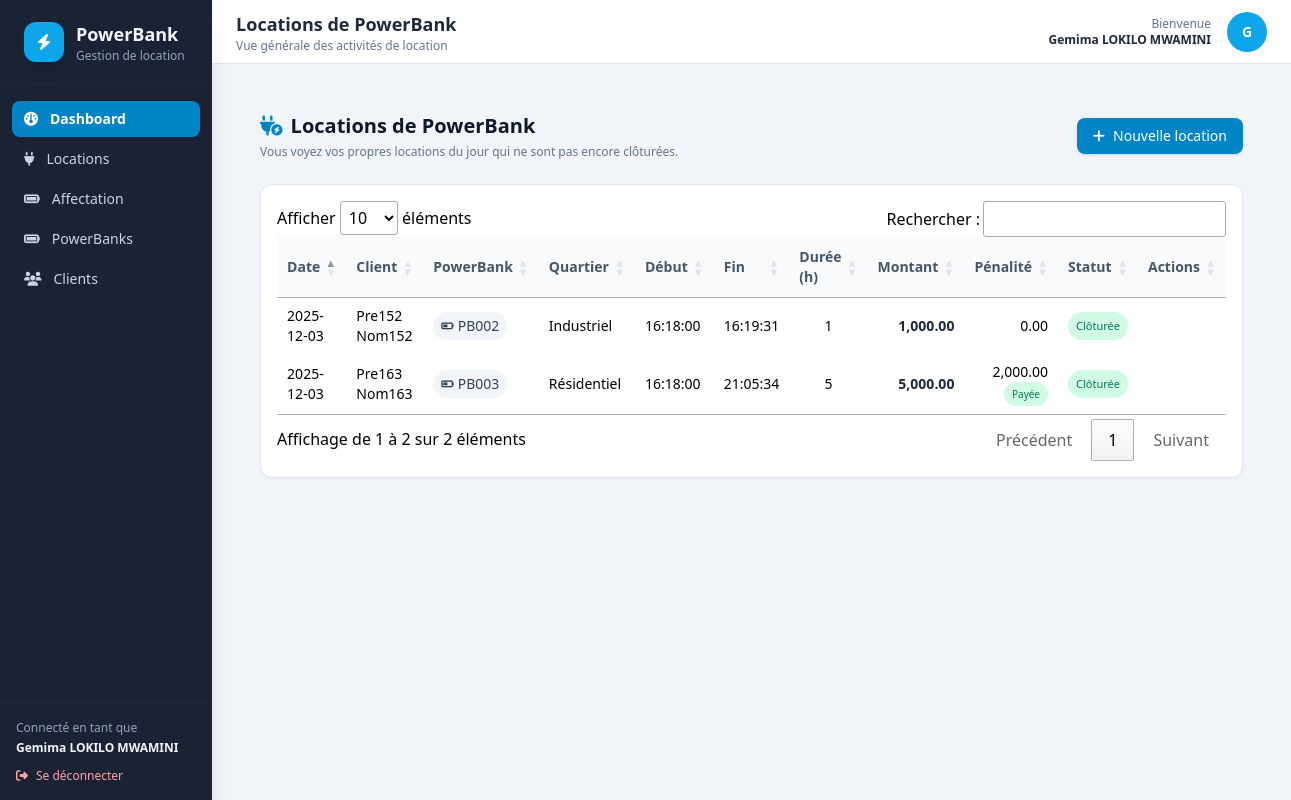
The page /index.php?controller=location&action=index (signed in) on the database its author committed.
### tables this page shows
CREATE TABLE `location` (
  `id` int(11) NOT NULL,
  `dateLocation` datetime NOT NULL,
  `heureDebut` time NOT NULL,
  `duree` int(11) NOT NULL,
  `heureFin` time NOT NULL,
  `idAffectation` int(11) NOT NULL,
  `idClient` int(11) NOT NULL,
  `idAgent` int(11) NOT NULL,
  `pt` float NOT NULL,
  `statut` varchar(20) NOT NULL DEFAULT 'demarree',
  `penalite` float NOT NULL DEFAULT 0,
  `montantPenalitePaye` decimal(10,2) DEFAULT NULL,
  `datePaiementPenalite` datetime DEFAULT NULL,
  `statutPenalite` enum('aucune','due','paye','non_paye') NOT NULL DEFAULT 'aucune'
);

CREATE TABLE `power_bank` (
  `id` int(11) NOT NULL,
  `codePower` varchar(15) NOT NULL,
  `dateAcquis` date NOT NULL,
  `capacite` varchar(20) NOT NULL,
  `presentationEcran` varchar(100) NOT NULL,
  `idTypeCable` int(11) NOT NULL,
  `idStatut` int(11) NOT NULL,
  `tarif` float NOT NULL
);

CREATE TABLE `quartier` (
  `id` int(11) NOT NULL,
  `nomQuartier` varchar(50) NOT NULL,
  `idCommune` int(11) NOT NULL
);

### core/Controller.php (called while the page is built, shortened)
<?php
class Controller
{
    protected function render(string $view, array $data = [], string $layout = '')
    {
        extract($data);
        $viewFile = __DIR__ . '/../app/Views/' . $view . '.php';
        include $viewFile;
    }
}

### app/Controllers/LocationController.php (called while the page is built, shortened)
<?php
require_once __DIR__ . '/../../core/Controller.php';
require_once __DIR__ . '/../Models/Location.php';
class LocationController extends Controller
{
    public function index()
    {
        $pdo             = Database::getConnection();
        $idAgentConnecte = (int)$_SESSION['user_id'];
        $stmt = $pdo->prepare("SELECT idFonction FROM agent WHERE id = :id LIMIT 1");
        $stmt->execute(['id' => $idAgentConnecte]);
        $idFonction = (int)$stmt->fetchColumn();
        $role = 'simple';
        if ($idFonction === 1) {
            $locations = Location::all();
            $role      = 'super';
        } elseif ($idFonction === 2) {
            $locations = Location::allForAdminCreator($idAgentConnecte);
            $role      = 'admin';
        } else {
            $locations = Location::allForAgent($idAgentConnecte);
            $role      = 'simple';
        }
        $this->render('location/index', [
            'title'     => 'Locations de PowerBank',
            'locations' => $locations,
            'role'      => $role,
        ], 'dashboard');
    }
}

### core/Router.php (called while the page is built, shortened)
<?php
class Router
{
    public function dispatch(array $params = [])
    {
        $actionName     = isset($params['action']) ? $params['action'] : 'loginForm';
        $controller = new $controllerClass();
        $controller->$actionName();
    }
}

### index.php (called while the page is built, shortened)
<?php
require_once __DIR__ . '/core/Router.php';
$router = new Router();
$router->dispatch($_GET);

### app/Models/Location.php (called while the page is built, shortened)
<?php
class Location
{
    public function __construct(array $data = [])
    {
        $this->dateLocation  = $data['dateLocation'] ?? null;
        $this->heureDebut    = $data['heureDebut'] ?? null;
        $this->duree         = $data['duree'] ?? 0;
        $this->heureFin      = $data['heureFin'] ?? null;
        $this->pt            = $data['pt'] ?? 0;
        $this->statut   = $data['statut']   ?? 'demarree';
        $this->penalite = $data['penalite'] ?? 0;
        $this->clientNom   = $data['clientNom']   ?? null;
        $this->quartierNom = $data['quartierNom'] ?? null;
        $this->powerCode   = $data['powerCode']   ?? null;
         $this->statutPenalite = $data['statutPenalite'] ?? null;
    }
    public static function allForAgent(int $idAgent): array
    {
        $pdo = Database::getConnection();
        $sql = "
            SELECT
                l.*,
                CONCAT(c.prenom, ' ', c.nom) AS clientNom,
                CONCAT(ag.prenom, ' ', ag.nom) AS agentNom,
                q.nomQuartier AS quartierNom,
                pb.codePower  AS powerCode,
                c.idEtat AS clientEtat
            FROM location l
            INNER JOIN clients c      ON c.id = l.idClient
            LEFT JOIN quartier q      ON q.id = c.idQuartier
            INNER JOIN affectation a  ON a.id = l.idAffectation
            INNER JOIN agent ag       ON ag.id = a.idAgent
            INNER JOIN power_bank pb  ON pb.id = a.idPower
            WHERE l.idAgent = :idAgent
            ORDER BY l.dateLocation DESC, l.id DESC
        ";
        $stmt = $pdo->prepare($sql);
        $stmt->execute(['idAgent' => $idAgent]);
        $rows = $stmt->fetchAll(PDO::FETCH_ASSOC);
        return array_map(fn($row) => new Location($row), $rows);
    }
}

### app/Views/location/index.php (the view, shortened to what this page needs)
<?php
$role         = $role         ?? 'simple';
?>
<div class="p-4 sm:p-6">
    <div class="flex flex-col sm:flex-row sm:items-center sm:justify-between gap-4 mb-6">
        <div>
            <h1 class="text-xl font-semibold text-slate-900 flex items-center gap-2">
                <i class="fa-solid fa-plug-circle-bolt text-sky-600"></i>
                <span><?= htmlspecialchars($title) ?></span>
            </h1>
            <?php if ($role === 'super'): ?>
                <p class="text-xs text-emerald-600 mt-1">
                    Vous voyez toutes les locations (toutes dates, tous statuts).
                </p>
            <?php elseif ($role === 'admin'): ?>
                <p class="text-xs text-slate-500 mt-1">
                    Vous voyez les locations du jour, non clôturées, effectuées par vos agents affectés.
                </p>
            <?php else: ?>
                <p class="text-xs text-slate-500 mt-1">
                    Vous voyez vos propres locations du jour qui ne sont pas encore clôturées.
                </p>
            <?php endif; ?>
        </div>
        <?php if ($role === 'simple'): ?>
            <a href="index.php?controller=location&action=create"
               class="inline-flex items-center gap-2 bg-sky-600 hover:bg-sky-700 text-white px-4 py-2 rounded-lg shadow text-sm">
                <i class="fa-solid fa-plus"></i>
                Nouvelle location
            </a>
        <?php endif; ?>
    </div>
    <div class="bg-white rounded-xl shadow-sm border border-slate-200">
        <div class="overflow-x-auto p-2 sm:p-4">
            <div class="w-full">
                <div class="hidden md:block overflow-x-auto">
                    <table id="locationTable" class="min-w-full text-xs sm:text-sm">
                        <thead class="bg-slate-50 border-b border-slate-200">
                        <tr class="text-left text-slate-600">
                            <th class="px-4 py-2">Date</th>
                            <th class="px-4 py-2">Client</th>
                            <th class="px-4 py-2">PowerBank</th>
                            <th class="px-4 py-2">Quartier</th>
                            <th class="px-4 py-2">Début</th>
                            <th class="px-4 py-2">Fin</th>
                            <th class="px-4 py-2 text-center">Durée (h)</th>
                            <th class="px-4 py-2 text-right">Montant</th>
                            <th class="px-4 py-2 text-right">Pénalité</th>
                            <th class="px-4 py-2 text-center">Statut</th>
                            <th class="px-4 py-2 text-center">Actions</th>
                        </tr>
                        </thead>
                        <tbody class="divide-y divide-slate-100">
                        <?php if (!empty($locations)) : ?>
                            <?php foreach ($locations as $loc) :
                                $penalite       = (float)($loc->penalite ?? 0);
                                $statutPenalite = $loc->statutPenalite ?? 'aucune';
                            ?>
                                <tr class="hover:bg-slate-50">
                                    <td class="px-4 py-2">
                                        <?= htmlspecialchars(substr($loc->dateLocation, 0, 10)) ?>
                                    </td>
                                    <td class="px-4 py-2">
                                        <?= htmlspecialchars($loc->clientNom ?? '') ?>
                                    </td>
                                    <td class="px-4 py-2">
                                        <span class="inline-flex items-center gap-1 px-2 py-1 rounded-full bg-slate-100 text-slate-700">
                                            <i class="fa-solid fa-battery-half text-[11px]"></i>
                                            <?= htmlspecialchars($loc->powerCode ?? '') ?>
                                        </span>
                                    </td>
                                    <td class="px-4 py-2">
                                        <?= htmlspecialchars($loc->quartierNom ?? '') ?>
                                    </td>
                                    <td class="px-4 py-2">
                                        <?= htmlspecialchars($loc->heureDebut) ?>
                                    </td>
                                    <td class="px-4 py-2">
                                        <?= htmlspecialchars($loc->heureFin) ?>
                                    </td>
                                    <td class="px-4 py-2 text-center font-medium">
                                        <?= (int)$loc->duree ?>
                                    </td>
                                    <td class="px-4 py-2 text-right font-semibold text-slate-800">
                                        <?= number_format((float)$loc->pt, 2) ?>
                                    </td>
                                    <td class="px-4 py-2 text-right">
                                        <?= number_format($penalite, 2) ?>
                                        <?php if ($statutPenalite === 'due'): ?>
                                            <span class="ml-1 inline-flex px-2 py-0.5 rounded-full text-[10px] bg-amber-100 text-amber-700">
                                                Due
                                            </span>
                                        <?php elseif ($statutPenalite === 'non_paye'): ?>
                                            <span class="ml-1 inline-flex px-2 py-0.5 rounded-full text-[10px] bg-red-100 text-red-700">
                                                Non payée
                                            </span>
                                        <?php elseif ($statutPenalite === 'paye'): ?>
                                            <span class="ml-1 inline-flex px-2 py-0.5 rounded-full text-[10px] bg-emerald-100 text-emerald-700">
                                                Payée
                                            </span>
                                        <?php endif; ?>
                                    </td>
                                    <td class="px-4 py-2 text-center">
                                        <?php if ($loc->statut === 'cloturee'): ?>
                                            <span class="inline-flex px-2 py-1 rounded-full text-[11px] bg-emerald-100 text-emerald-700">
                                                Clôturée
                                            </span>
                                        <?php else: ?>
                                            <span class="inline-flex px-2 py-1 rounded-full text-[11px] bg-sky-100 text-sky-700">
                                                Démarrée
                                            </span>
                                        <?php endif; ?>
                                    </td>
                                    <td class="px-4 py-2 text-center">
                                    </td>
                                </tr>
                            <?php endforeach; ?>
                        <?php else : ?>
                        <?php endif; ?>
                        </tbody>
                    </table>
                </div>
            </div>
        </div>
    </div>
</div>

### rows shown on the page
location: dateLocation "2025-12-03", clientNom "Pre152 Nom152", power_bank.codePower "PB002", quartier.nomQuartier "Industriel", heureDebut "16:18:00", heureFin "16:19:31", duree "1", pt "1,000.00", penalite "0.00", statut "Clôturée"
location: dateLocation "2025-12-03", clientNom "Pre163 Nom163", power_bank.codePower "PB003", quartier.nomQuartier "Résidentiel", heureDebut "16:18:00", heureFin "21:05:34", duree "5", pt "5,000.00", penalite "2,000.00", statutPenalite "Payée", statut "Clôturée"

### other values the page prints
$nomComplet "Gemima LOKILO MWAMINI"
$title "Locations de PowerBank"
substr($nomComplet, 0, 1) "G"
